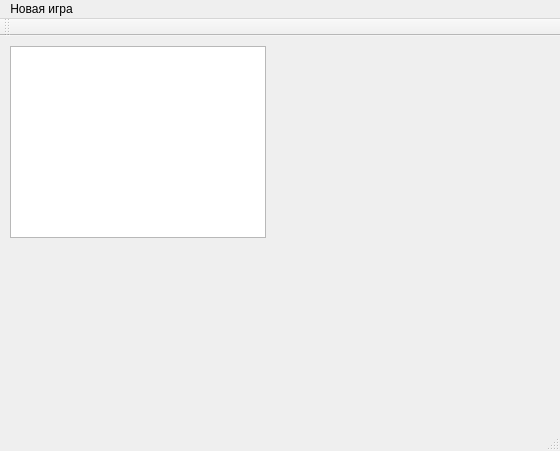
<?xml version="1.0" encoding="UTF-8"?>
<ui version="4.0">
 <class>MainWindow</class>
 <widget class="QMainWindow" name="MainWindow">
  <property name="enabled">
   <bool>true</bool>
  </property>
  <property name="geometry">
   <rect>
    <x>0</x>
    <y>0</y>
    <width>560</width>
    <height>451</height>
   </rect>
  </property>
  <property name="windowTitle">
   <string>Сапёр</string>
  </property>
  <widget class="QWidget" name="centralWidget">
   <widget class="QGraphicsView" name="graphicsView">
    <property name="geometry">
     <rect>
      <x>10</x>
      <y>10</y>
      <width>256</width>
      <height>192</height>
     </rect>
    </property>
    <property name="verticalScrollBarPolicy">
     <enum>Qt::ScrollBarAlwaysOff</enum>
    </property>
    <property name="horizontalScrollBarPolicy">
     <enum>Qt::ScrollBarAlwaysOff</enum>
    </property>
   </widget>
  </widget>
  <widget class="QMenuBar" name="menuBar">
   <property name="geometry">
    <rect>
     <x>0</x>
     <y>0</y>
     <width>560</width>
     <height>21</height>
    </rect>
   </property>
   <widget class="QMenu" name="menu">
    <property name="title">
     <string>Новая игра</string>
    </property>
    <addaction name="action_beginner"/>
    <addaction name="action_medium"/>
    <addaction name="action_expert"/>
    <addaction name="separator"/>
    <addaction name="action_exit"/>
   </widget>
   <addaction name="menu"/>
  </widget>
  <widget class="QToolBar" name="mainToolBar">
   <attribute name="toolBarArea">
    <enum>TopToolBarArea</enum>
   </attribute>
   <attribute name="toolBarBreak">
    <bool>false</bool>
   </attribute>
  </widget>
  <widget class="QStatusBar" name="statusBar"/>
  <action name="action_beginner">
   <property name="text">
    <string>Новичок</string>
   </property>
  </action>
  <action name="action_medium">
   <property name="text">
    <string>Любитель</string>
   </property>
  </action>
  <action name="action_expert">
   <property name="text">
    <string>Профессионал</string>
   </property>
  </action>
  <action name="action_exit">
   <property name="text">
    <string>Выход</string>
   </property>
  </action>
 </widget>
 <layoutdefault spacing="6" margin="11"/>
 <resources/>
 <connections/>
</ui>
